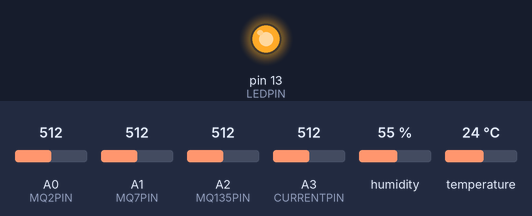
Bench run of a sketch on a simulated Arduino Uno, built with avr-gcc and run on an emulated ATmega328P. Shown: output pins drawn as LEDs (lit = HIGH). The test bench sets the inputs (shaded band); at power-on: A0 (MQ2PIN) = 512, A1 (MQ7PIN) = 512, A2 (MQ135PIN) = 512, A3 (CURRENTPIN) = 512, humidity 55 %, temperature 24 °C. What the sketch prints to the serial monitor is not drawn.

Above: at 0.1 s.
Timing chart, 0 to 1.6 s (numbered marks = the images above):
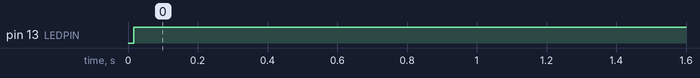

Measured:
- by itself, pin 13 (LEDPIN): LOW → HIGH at 0.02 s

The sketch:

Smoq1.0.ino
```cpp
// (licence header left out)
//define libraries
#include "DHT.h"
#include <SPI.h>
#include <Mirf.h>
#include <nRF24L01.h>
#include <MirfHardwareSpiDriver.h>

//define pins
#define DHTPIN 4
#define LEDPIN 13

//define global variables
DHT dht(DHTPIN, DHT22);
const int MQ2PIN = A0;
const int MQ7PIN = A1;
const int MQ135PIN = A2;
const int CURRENTPIN = A3;
const char payload_length = 32;
byte data[payload_length];

void sendData(float sensorParam) {
  String sensorVal = String(sensorParam);
  char data[32];
  sensorVal.toCharArray(data, 32);
  Mirf.send((byte*) data);
  while (Mirf.isSending()) {
    /* code */
  }
  delay(1000);
}

void setup() {
  // put your setup code here, to run once:
  Serial.begin(9600);
  pinMode(DHTPIN, INPUT);
  pinMode(MQ2PIN, INPUT);
  pinMode(MQ7PIN, INPUT);
  pinMode(MQ135PIN, INPUT);
  pinMode(CURRENTPIN, INPUT);
  pinMode(LEDPIN, OUTPUT);
  dht.begin();
  //NRF
  Mirf.spi = &MirfHardwareSpi;
  Mirf.init();
  Mirf.setTADDR((byte *)"serve");
  Mirf.payload = payload_length;
  Mirf.channel = 201;
  Mirf.config();
}

void loop() {
  // put your main code here, to run repeatedly:
  float mq2Value = sensorValue(MQ2PIN);
  Serial.print("mq2Value = ");
  Serial.println(mq2Value);

  float mq7Value = sensorValue(MQ7PIN);
  Serial.print("mq7Value = ");
  Serial.println(mq7Value);

  float mq135Value = sensorValue(MQ135PIN);
  Serial.print("mq135Value = ");
  Serial.println(mq135Value);

  float currentValue = sensorValue(CURRENTPIN);
  Serial.print("currentValue = ");
  Serial.println(currentValue);

  float h = dht.readHumidity();
  float t = dht.readTemperature();

  //decision maker
  if ((mq2Value>100) || (mq7Value>100) || (mq135Value>100)) {
    digitalWrite(LEDPIN, HIGH);
  } else {
    digitalWrite(LEDPIN, LOW);
  }

  if (currentValue>10) {
    digitalWrite(LEDPIN, HIGH);
  } else {
    digitalWrite(LEDPIN, LOW);
  }

  if (isnan(h) || isnan(t)) {
    Serial.println("Failed to read from DHT sensor!");
    return;
  } else {
    Serial.print("Humidity = ");
    Serial.println(h);
    Serial.print("Temperature = ");
    Serial.println(t);
  }

  sendData(mq2Value);
  sendData(mq7Value);
  sendData(mq135Value);
  sendData(h);
  sendData(t);
  sendData(currentValue);

  Serial.println();
  delay(1000);
}

float sensorValue(int pin) {
  //CURRENTPIN
  if (pin == CURRENTPIN) {
    float temp = (analogRead(pin)*(5.0/1023.0));
    float adcVolt = abs(temp-2.5);
    adcVolt /= 0.185;
    adcVolt *= 1000;
    return adcVolt;
  } else {
    return (analogRead(pin)*0.004882814);
  }
}
```
